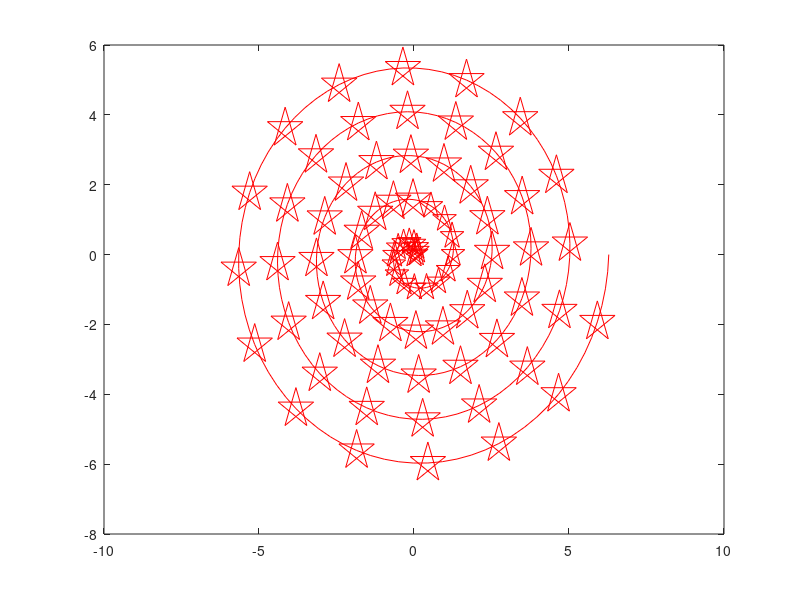
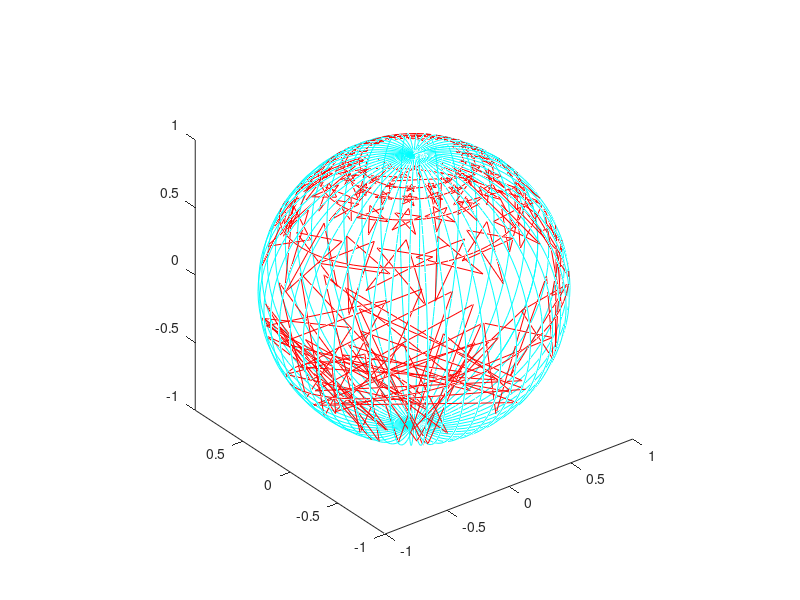

Write the MATLAB code that produced these figures, in order.
% Espiral
clc 
theta = linspace(0,10*pi, 400);
a = 0.2;

X = [];
Y = [];

x = a.*theta.*cos(theta);
y = a.*theta.*sin(theta);

X = horzcat(X, x);
Y = horzcat(Y, y);

% Para dibujar poligonos
n = 5;
r = 0.0005;
tita = (0:(4*pi/n):4*pi) + pi/2;
for i = 1:5:length(x)
    if(i > 20*5)
        r = 0.6;
    elseif(20*3 < i <= 20*5)
        r = 0.4;   
    end
    
    x1 = r.*cos(tita) + x(i);
    y1 = r.*sin(tita) + y(i);
    X(length(X)+1) = NaN;
    Y(length(Y)+1) = NaN;
    X = horzcat(X, x1);
    Y = horzcat(Y, y1);
end

%

Z = complex(X, Y);

X1 = 2.*real(Z)./((abs(Z).^2)+1);
X2 = 2.*imag(Z)./((abs(Z).^2)+1);
X3 = ((abs(Z).^2)-1)./((abs(Z).^2)+1);

figure
plot(X, Y, 'r')
figure
[a,b,c] = sphere(50);
colormap winter
plot3(a, b, c,'c')
hold on
plot3(X1, X2, X3, 'r')
axis equal

